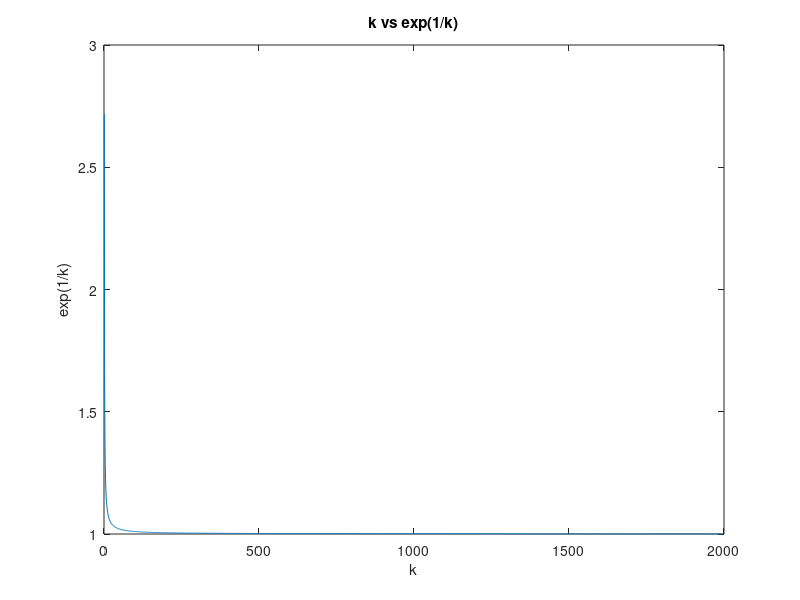

Here is the MATLAB script that generated this plot:
clc, clear, close
% Question 2
% Write a script to determine how many terms in the series exp(1/k), k =
% 1,2,3..., are required for the sum of the terms to exceed 2000. What is
% the sum for this number of terms.
s=0;
k=0;

while s < 2000
    k = k+1;
    s = s + exp(1/k);
    S(k) = exp(1/k);
end

k
s

x = 1 : 1: k;
figure
plot(x,S)
title('k vs exp(1/k)')
xlabel('k')
ylabel('exp(1/k)')